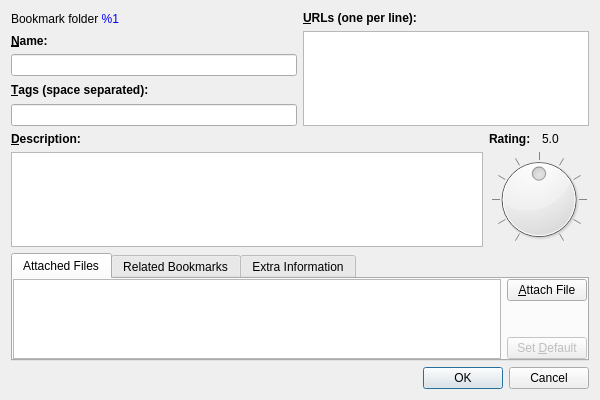
<?xml version="1.0" encoding="UTF-8"?>
<ui version="4.0">
 <class>BookmarkEditDialog</class>
 <widget class="QDialog" name="BookmarkEditDialog">
  <property name="geometry">
   <rect>
    <x>0</x>
    <y>0</y>
    <width>600</width>
    <height>400</height>
   </rect>
  </property>
  <property name="windowTitle">
   <string>Dialog</string>
  </property>
  <layout class="QVBoxLayout" name="verticalLayout_9" stretch="0,0,1,0">
   <item>
    <layout class="QHBoxLayout" name="horizontalLayout_7">
     <item>
      <layout class="QVBoxLayout" name="verticalLayout">
       <item>
        <widget class="QLabel" name="lblFolderLocation">
         <property name="text">
          <string>Bookmark folder &lt;span style=&quot;color:blue;&quot;&gt;%1&lt;/span&gt;</string>
         </property>
        </widget>
       </item>
       <item>
        <widget class="QLabel" name="lblName">
         <property name="styleSheet">
          <string notr="true">QLabel { font-weight: bold; }</string>
         </property>
         <property name="text">
          <string>&amp;Name:</string>
         </property>
         <property name="buddy">
          <cstring>leName</cstring>
         </property>
        </widget>
       </item>
       <item>
        <widget class="QLineEdit" name="leName"/>
       </item>
       <item>
        <widget class="QLabel" name="lblTags">
         <property name="styleSheet">
          <string notr="true">QLabel { font-weight: bold; }</string>
         </property>
         <property name="text">
          <string>&amp;Tags (space separated):</string>
         </property>
         <property name="buddy">
          <cstring>leTags</cstring>
         </property>
        </widget>
       </item>
       <item>
        <widget class="TagLineEdit" name="leTags"/>
       </item>
      </layout>
     </item>
     <item>
      <layout class="QVBoxLayout" name="verticalLayout_8">
       <item>
        <widget class="QLabel" name="lblURL">
         <property name="styleSheet">
          <string notr="true">QLabel { font-weight: bold; }</string>
         </property>
         <property name="text">
          <string>&amp;URLs (one per line):</string>
         </property>
         <property name="buddy">
          <cstring>ptxURLs</cstring>
         </property>
        </widget>
       </item>
       <item>
        <widget class="QPlainTextEdit" name="ptxURLs"/>
       </item>
      </layout>
     </item>
    </layout>
   </item>
   <item>
    <widget class="QWidget" name="widget" native="true">
     <layout class="QHBoxLayout" name="horizontalLayout_4">
      <property name="leftMargin">
       <number>0</number>
      </property>
      <property name="topMargin">
       <number>0</number>
      </property>
      <property name="rightMargin">
       <number>0</number>
      </property>
      <property name="bottomMargin">
       <number>0</number>
      </property>
      <item>
       <layout class="QVBoxLayout" name="verticalLayout_3">
        <item>
         <widget class="QLabel" name="lblDesc">
          <property name="styleSheet">
           <string notr="true">QLabel { font-weight: bold; }</string>
          </property>
          <property name="text">
           <string>&amp;Description:</string>
          </property>
          <property name="buddy">
           <cstring>ptxDesc</cstring>
          </property>
         </widget>
        </item>
        <item>
         <widget class="QPlainTextEdit" name="ptxDesc"/>
        </item>
       </layout>
      </item>
      <item>
       <layout class="QVBoxLayout" name="verticalLayout_2" stretch="0,1">
        <item>
         <layout class="QHBoxLayout" name="horizontalLayout_3">
          <item>
           <widget class="QLabel" name="lblRating">
            <property name="styleSheet">
             <string notr="true">QLabel { font-weight: bold; }</string>
            </property>
            <property name="text">
             <string>Rating:</string>
            </property>
            <property name="buddy">
             <cstring>dialRating</cstring>
            </property>
           </widget>
          </item>
          <item>
           <widget class="QLabel" name="lblRatingValue">
            <property name="text">
             <string>5.0</string>
            </property>
           </widget>
          </item>
         </layout>
        </item>
        <item>
         <widget class="QDial" name="dialRating">
          <property name="maximum">
           <number>100</number>
          </property>
          <property name="value">
           <number>50</number>
          </property>
          <property name="notchTarget">
           <double>10.000000000000000</double>
          </property>
          <property name="notchesVisible">
           <bool>true</bool>
          </property>
         </widget>
        </item>
       </layout>
      </item>
     </layout>
    </widget>
   </item>
   <item>
    <widget class="QTabWidget" name="tabWidget">
     <property name="currentIndex">
      <number>0</number>
     </property>
     <widget class="QWidget" name="tabAttachedFiles">
      <attribute name="title">
       <string>Attached Files</string>
      </attribute>
      <layout class="QHBoxLayout" name="horizontalLayout">
       <property name="leftMargin">
        <number>0</number>
       </property>
       <property name="topMargin">
        <number>0</number>
       </property>
       <property name="rightMargin">
        <number>0</number>
       </property>
       <property name="bottomMargin">
        <number>0</number>
       </property>
       <item>
        <widget class="QStackedWidget" name="stwFileAttachments">
         <property name="currentIndex">
          <number>0</number>
         </property>
         <widget class="QWidget" name="pageAttachedFiles">
          <layout class="QHBoxLayout" name="horizontalLayout_6">
           <property name="leftMargin">
            <number>0</number>
           </property>
           <property name="topMargin">
            <number>0</number>
           </property>
           <property name="rightMargin">
            <number>0</number>
           </property>
           <property name="bottomMargin">
            <number>0</number>
           </property>
           <item>
            <widget class="QTableWidget" name="twAttachedFiles">
             <property name="contextMenuPolicy">
              <enum>Qt::CustomContextMenu</enum>
             </property>
             <property name="editTriggers">
              <set>QAbstractItemView::NoEditTriggers</set>
             </property>
             <property name="selectionMode">
              <enum>QAbstractItemView::SingleSelection</enum>
             </property>
             <property name="selectionBehavior">
              <enum>QAbstractItemView::SelectRows</enum>
             </property>
             <property name="verticalScrollMode">
              <enum>QAbstractItemView::ScrollPerPixel</enum>
             </property>
             <property name="horizontalScrollMode">
              <enum>QAbstractItemView::ScrollPerPixel</enum>
             </property>
             <attribute name="horizontalHeaderHighlightSections">
              <bool>false</bool>
             </attribute>
             <attribute name="verticalHeaderVisible">
              <bool>false</bool>
             </attribute>
             <attribute name="verticalHeaderHighlightSections">
              <bool>false</bool>
             </attribute>
            </widget>
           </item>
           <item>
            <layout class="QVBoxLayout" name="verticalLayout_4">
             <item>
              <widget class="QPushButton" name="btnShowAttachUI">
               <property name="text">
                <string>&amp;Attach File</string>
               </property>
              </widget>
             </item>
             <item>
              <spacer name="verticalSpacer">
               <property name="orientation">
                <enum>Qt::Vertical</enum>
               </property>
               <property name="sizeHint" stdset="0">
                <size>
                 <width>20</width>
                 <height>18</height>
                </size>
               </property>
              </spacer>
             </item>
             <item>
              <widget class="QPushButton" name="btnSetFileAsDefault">
               <property name="enabled">
                <bool>false</bool>
               </property>
               <property name="text">
                <string>Set &amp;Default</string>
               </property>
              </widget>
             </item>
            </layout>
           </item>
          </layout>
         </widget>
         <widget class="QWidget" name="pageAttachNew">
          <layout class="QGridLayout" name="gridLayout">
           <property name="leftMargin">
            <number>0</number>
           </property>
           <property name="topMargin">
            <number>0</number>
           </property>
           <property name="rightMargin">
            <number>0</number>
           </property>
           <property name="bottomMargin">
            <number>0</number>
           </property>
           <item row="0" column="0">
            <widget class="QLabel" name="lblFileName">
             <property name="text">
              <string>&amp;File Name:</string>
             </property>
             <property name="buddy">
              <cstring>leFileName</cstring>
             </property>
            </widget>
           </item>
           <item row="0" column="1">
            <widget class="QLineEdit" name="leFileName"/>
           </item>
           <item row="0" column="2" rowspan="3">
            <layout class="QVBoxLayout" name="verticalLayout_5">
             <item>
              <widget class="QPushButton" name="btnBrowse">
               <property name="text">
                <string>&amp;Browse...</string>
               </property>
              </widget>
             </item>
             <item>
              <widget class="QPushButton" name="btnAttach">
               <property name="text">
                <string>&amp;Attach</string>
               </property>
              </widget>
             </item>
             <item>
              <widget class="QPushButton" name="btnCancelAttach">
               <property name="text">
                <string>&amp;Cancel</string>
               </property>
              </widget>
             </item>
             <item>
              <spacer name="verticalSpacer_2">
               <property name="orientation">
                <enum>Qt::Vertical</enum>
               </property>
               <property name="sizeHint" stdset="0">
                <size>
                 <width>20</width>
                 <height>40</height>
                </size>
               </property>
              </spacer>
             </item>
            </layout>
           </item>
           <item row="1" column="0">
            <widget class="QWidget" name="widget_2" native="true"/>
           </item>
           <item row="1" column="1">
            <widget class="QCheckBox" name="chkRemoveOriginalFile">
             <property name="text">
              <string>&amp;Remove Original Files After Attaching</string>
             </property>
            </widget>
           </item>
           <item row="2" column="0">
            <widget class="QWidget" name="widget_3" native="true"/>
           </item>
           <item row="2" column="1">
            <spacer name="horizontalSpacer_2">
             <property name="orientation">
              <enum>Qt::Horizontal</enum>
             </property>
             <property name="sizeHint" stdset="0">
              <size>
               <width>431</width>
               <height>20</height>
              </size>
             </property>
            </spacer>
           </item>
          </layout>
          <zorder>chkRemoveOriginalFile</zorder>
          <zorder>lblFileName</zorder>
          <zorder>leFileName</zorder>
          <zorder>horizontalSpacer_2</zorder>
          <zorder>widget_2</zorder>
          <zorder>widget_3</zorder>
         </widget>
        </widget>
       </item>
      </layout>
     </widget>
     <widget class="QWidget" name="tabRelatedBookmarks">
      <attribute name="title">
       <string>Related Bookmarks</string>
      </attribute>
      <layout class="QHBoxLayout" name="horizontalLayout_2" stretch="1,0">
       <property name="leftMargin">
        <number>0</number>
       </property>
       <property name="topMargin">
        <number>0</number>
       </property>
       <property name="rightMargin">
        <number>0</number>
       </property>
       <property name="bottomMargin">
        <number>0</number>
       </property>
       <item>
        <widget class="BookmarksView" name="bvLinkedBookmarks" native="true"/>
       </item>
       <item>
        <layout class="QVBoxLayout" name="verticalLayout_6">
         <item>
          <widget class="QPushButton" name="btnLinkBookmark">
           <property name="text">
            <string>&amp;Link Bookmark</string>
           </property>
          </widget>
         </item>
         <item>
          <widget class="QPushButton" name="btnRemoveLink">
           <property name="enabled">
            <bool>false</bool>
           </property>
           <property name="text">
            <string>&amp;Remove Link</string>
           </property>
          </widget>
         </item>
         <item>
          <spacer name="verticalSpacer_3">
           <property name="orientation">
            <enum>Qt::Vertical</enum>
           </property>
           <property name="sizeHint" stdset="0">
            <size>
             <width>20</width>
             <height>18</height>
            </size>
           </property>
          </spacer>
         </item>
        </layout>
       </item>
      </layout>
     </widget>
     <widget class="QWidget" name="tabExtraInfo">
      <attribute name="title">
       <string>Extra Information</string>
      </attribute>
      <layout class="QHBoxLayout" name="horizontalLayout_5">
       <property name="leftMargin">
        <number>0</number>
       </property>
       <property name="topMargin">
        <number>0</number>
       </property>
       <property name="rightMargin">
        <number>0</number>
       </property>
       <property name="bottomMargin">
        <number>0</number>
       </property>
       <item>
        <widget class="QTableView" name="tvExtraInfos">
         <property name="editTriggers">
          <set>QAbstractItemView::DoubleClicked|QAbstractItemView::EditKeyPressed</set>
         </property>
         <property name="alternatingRowColors">
          <bool>true</bool>
         </property>
         <property name="selectionMode">
          <enum>QAbstractItemView::SingleSelection</enum>
         </property>
         <property name="selectionBehavior">
          <enum>QAbstractItemView::SelectRows</enum>
         </property>
         <property name="verticalScrollMode">
          <enum>QAbstractItemView::ScrollPerPixel</enum>
         </property>
         <property name="horizontalScrollMode">
          <enum>QAbstractItemView::ScrollPerPixel</enum>
         </property>
        </widget>
       </item>
       <item>
        <layout class="QVBoxLayout" name="verticalLayout_7">
         <item>
          <widget class="QPushButton" name="btnAddExtraInfo">
           <property name="text">
            <string>Add</string>
           </property>
          </widget>
         </item>
         <item>
          <widget class="QPushButton" name="btnRemoveExtraInfo">
           <property name="enabled">
            <bool>false</bool>
           </property>
           <property name="text">
            <string>Remove</string>
           </property>
          </widget>
         </item>
         <item>
          <spacer name="verticalSpacer_4">
           <property name="orientation">
            <enum>Qt::Vertical</enum>
           </property>
           <property name="sizeHint" stdset="0">
            <size>
             <width>20</width>
             <height>17</height>
            </size>
           </property>
          </spacer>
         </item>
        </layout>
       </item>
      </layout>
     </widget>
    </widget>
   </item>
   <item>
    <widget class="QDialogButtonBox" name="buttonBox">
     <property name="orientation">
      <enum>Qt::Horizontal</enum>
     </property>
     <property name="standardButtons">
      <set>QDialogButtonBox::Cancel|QDialogButtonBox::Ok</set>
     </property>
    </widget>
   </item>
  </layout>
 </widget>
 <customwidgets>
  <customwidget>
   <class>BookmarksView</class>
   <extends>QWidget</extends>
   <header>Bookmarks/BookmarksView.h</header>
   <container>1</container>
  </customwidget>
  <customwidget>
   <class>TagLineEdit</class>
   <extends>QLineEdit</extends>
   <header>Tags/TagLineEdit.h</header>
  </customwidget>
 </customwidgets>
 <tabstops>
  <tabstop>leName</tabstop>
  <tabstop>ptxURLs</tabstop>
  <tabstop>leTags</tabstop>
  <tabstop>ptxDesc</tabstop>
  <tabstop>dialRating</tabstop>
  <tabstop>tabWidget</tabstop>
  <tabstop>twAttachedFiles</tabstop>
  <tabstop>btnShowAttachUI</tabstop>
  <tabstop>btnSetFileAsDefault</tabstop>
  <tabstop>btnBrowse</tabstop>
  <tabstop>btnAttach</tabstop>
  <tabstop>leFileName</tabstop>
  <tabstop>btnCancelAttach</tabstop>
  <tabstop>chkRemoveOriginalFile</tabstop>
  <tabstop>btnLinkBookmark</tabstop>
  <tabstop>btnRemoveLink</tabstop>
  <tabstop>tvExtraInfos</tabstop>
  <tabstop>btnAddExtraInfo</tabstop>
  <tabstop>btnRemoveExtraInfo</tabstop>
  <tabstop>buttonBox</tabstop>
 </tabstops>
 <resources/>
 <connections>
  <connection>
   <sender>buttonBox</sender>
   <signal>accepted()</signal>
   <receiver>BookmarkEditDialog</receiver>
   <slot>accept()</slot>
   <hints>
    <hint type="sourcelabel">
     <x>257</x>
     <y>390</y>
    </hint>
    <hint type="destinationlabel">
     <x>157</x>
     <y>274</y>
    </hint>
   </hints>
  </connection>
  <connection>
   <sender>buttonBox</sender>
   <signal>rejected()</signal>
   <receiver>BookmarkEditDialog</receiver>
   <slot>reject()</slot>
   <hints>
    <hint type="sourcelabel">
     <x>325</x>
     <y>390</y>
    </hint>
    <hint type="destinationlabel">
     <x>286</x>
     <y>274</y>
    </hint>
   </hints>
  </connection>
 </connections>
</ui>
